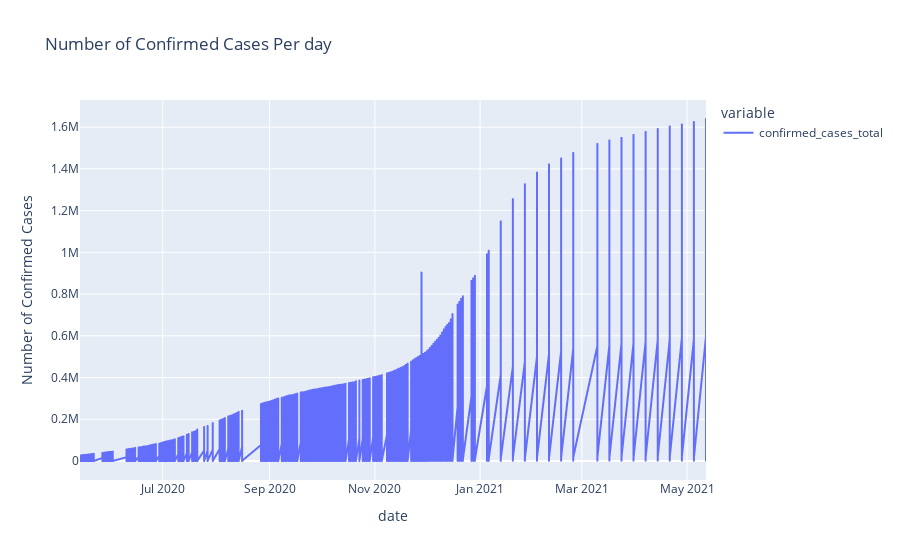

The code cell stored with this chart in its notebook:
### Code cell
fig3 = px.line(df_age.set_index('date'), 
             labels={'index':'Cases','value': 'Number of Confirmed Cases'},
             title='Number of Confirmed Cases Per day ')
fig3.show()

### Figure 1 — Plotly figure (JSON) as saved in the notebook; plotly's stock layout.template omitted (floating-point values rounded to 4 significant figures; data arrays with more than 128 entries replaced by an {"elided": "..."} marker saying what was removed)
{"data": [{"hovertemplate": "variable=confirmed_cases_total<br>date=%{x}<br>Number of Confirmed Cases=%{y}<extra></extra>", "legendgroup": "confirmed_cases_total", "line": {"color": "#636efa", "dash": "solid"}, "mode": "lines", "name": "confirmed_cases_total", "showlegend": true, "type": "scattergl", "x": {"elided": "9360 str values"}, "xaxis": "x", "y": {"elided": "9360 int values"}, "yaxis": "y"}], "layout": {"legend": {"title": {"text": "variable"}, "tracegroupgap": 0}, "title": {"text": "Number of Confirmed Cases Per day "}, "xaxis": {"anchor": "y", "domain": [0, 1], "title": {"text": "date"}}, "yaxis": {"anchor": "x", "domain": [0, 1], "title": {"text": "Number of Confirmed Cases"}}}}
